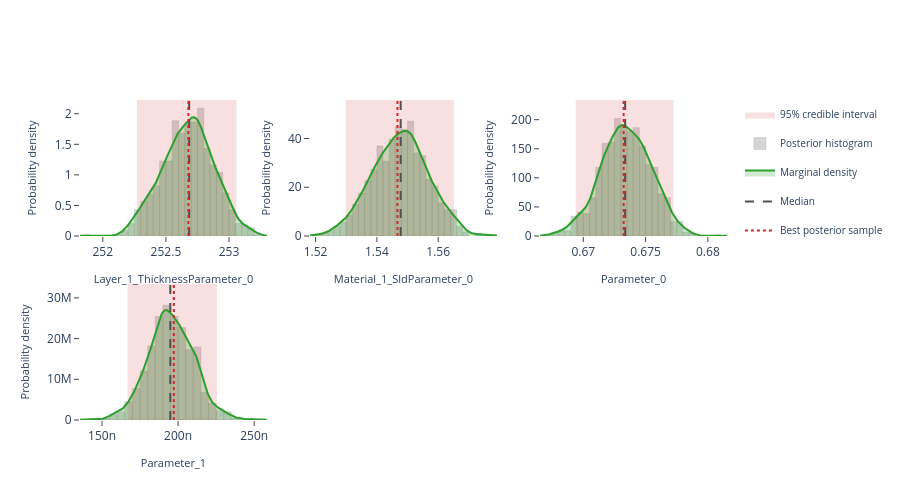

The notebook cell saved with this chart:
### Markdown cell above
## Interactive posterior plots

The next three cells render the same Plotly figures that are shown on the
Bayesian Posterior tab of the EasyReflectometryApp:

* **Marginals** — per-parameter distribution: histogram + smooth KDE marginal,
  shaded 95% credible interval, and median / best-sample lines
  (`plot_distribution` or `posterior.distribution()`)
* **Corner plot** — pairwise marginals + 2-D contours + scatter (`plot_corner`)
* **Traces** — per-chain trace + marginal histogram (`plot_trace`)

The standalone helpers are called with ``return_figure=True`` so they return a
Plotly ``Figure`` that we render in the notebook with ``fig.show()``; the
``PosteriorResults`` methods return the figure directly.

### Code cell
# ---- Marginal posterior distributions ---------------------------------------
# One panel per free parameter, each overlaying the posterior histogram, a
# smooth Gaussian-KDE marginal, the shaded 95% credible interval, and the
# median / best-sample reference lines.  Mirrors the "Marginals" sub-tab in
# the EasyReflectometryApp.

# The PosteriorResults method passes ``logp`` through automatically so the
# best posterior sample (MAP) line is drawn:
fig = posterior.distribution()
fig.show()

# Standalone equivalent (pass ``logp`` to get the best-sample line):
# fig = plot_distribution(
#     posterior.draws,
#     posterior.param_names,
#     logp=posterior.logp,
#     return_figure=True,
# )
# fig.show()

### Figure 1 — Plotly figure (JSON) as saved in the notebook; plotly's stock layout.template omitted (floating-point values rounded to 4 significant figures; data arrays with more than 128 entries replaced by an {"elided": "..."} marker saying what was removed)
{"data": [{"fill": "toself", "fillcolor": "rgba(214, 39, 40, 0.14)", "hoverinfo": "skip", "legendgroup": "95% credible interval", "line": {"color": "rgba(214, 39, 40, 0.14)", "width": 0}, "mode": "lines", "name": "95% credible interval", "showlegend": true, "type": "scatter", "x": [252.3, 253.1, 253.1, 252.3, 252.3], "xaxis": "x", "y": [0.0, 0.0, 2.225, 2.225, 0.0], "yaxis": "y"}, {"histnorm": "probability density", "hovertemplate": "sample=%{x:.4f}<br>density: %{y:.2f}<extra></extra>", "legendgroup": "histogram", "marker": {"color": "rgba(120, 120, 120, 0.38)", "line": {"color": "rgba(120, 120, 120, 0.24)", "width": 1}}, "name": "Posterior histogram", "nbinsx": 40, "opacity": 0.82, "showlegend": true, "type": "histogram", "x": {"elided": "880 float values"}, "xaxis": "x", "yaxis": "y"}, {"fill": "tozeroy", "fillcolor": "rgba(44, 160, 44, 0.22)", "hovertemplate": "Layer_1_ThicknessParameter_0: %{x:.4f}<br>density: %{y:.4f}<extra></extra>", "legendgroup": "marginal", "line": {"color": "rgb(44, 160, 44)", "width": 2}, "mode": "lines", "name": "Marginal density", "showlegend": true, "type": "scatter", "x": {"elided": "256 float values"}, "xaxis": "x", "y": {"elided": "256 float values"}, "yaxis": "y"}, {"hovertemplate": "Median: %{x:.4f}<extra></extra>", "legendgroup": "Median", "line": {"color": "rgb(80, 80, 80)", "dash": "dash", "width": 2}, "mode": "lines", "name": "Median", "showlegend": true, "type": "scatter", "x": [252.7, 252.7], "xaxis": "x", "y": [0.0, 2.225], "yaxis": "y"}, {"hovertemplate": "Best posterior sample: %{x:.4f}<extra></extra>", "legendgroup": "Best posterior sample", "line": {"color": "rgb(214, 39, 40)", "dash": "dot", "width": 2}, "mode": "lines", "name": "Best posterior sample", "showlegend": true, "type": "scatter", "x": [252.7, 252.7], "xaxis": "x", "y": [0.0, 2.225], "yaxis": "y"}, {"fill": "toself", "fillcolor": "rgba(214, 39, 40, 0.14)", "hoverinfo": "skip", "legendgroup": "95% credible interval", "line": {"color": "rgba(214, 39, 40, 0.14)", "width": 0}, "mode": "lines", "name": "95% credible interval", "showlegend": false, "type": "scatter", "x": [1.53, 1.565, 1.565, 1.53, 1.53], "xaxis": "x2", "y": [0.0, 0.0, 55.8, 55.8, 0.0], "yaxis": "y2"}, {"histnorm": "probability density", "hovertemplate": "sample=%{x:.4f}<br>density: %{y:.2f}<extra></extra>", "legendgroup": "histogram", "marker": {"color": "rgba(120, 120, 120, 0.38)", "line": {"color": "rgba(120, 120, 120, 0.24)", "width": 1}}, "name": "Posterior histogram", "nbinsx": 40, "opacity": 0.82, "showlegend": false, "type": "histogram", "x": {"elided": "880 float values"}, "xaxis": "x2", "yaxis": "y2"}, {"fill": "tozeroy", "fillcolor": "rgba(44, 160, 44, 0.22)", "hovertemplate": "Material_1_SldParameter_0: %{x:.4f}<br>density: %{y:.4f}<extra></extra>", "legendgroup": "marginal", "line": {"color": "rgb(44, 160, 44)", "width": 2}, "mode": "lines", "name": "Marginal density", "showlegend": false, "type": "scatter", "x": {"elided": "256 float values"}, "xaxis": "x2", "y": {"elided": "256 float values"}, "yaxis": "y2"}, {"hovertemplate": "Median: %{x:.4f}<extra></extra>", "legendgroup": "Median", "line": {"color": "rgb(80, 80, 80)", "dash": "dash", "width": 2}, "mode": "lines", "name": "Median", "showlegend": false, "type": "scatter", "x": [1.548, 1.548], "xaxis": "x2", "y": [0.0, 55.8], "yaxis": "y2"}, {"hovertemplate": "Best posterior sample: %{x:.4f}<extra></extra>", "legendgroup": "Best posterior sample", "line": {"color": "rgb(214, 39, 40)", "dash": "dot", "width": 2}, "mode": "lines", "name": "Best posterior sample", "showlegend": false, "type": "scatter", "x": [1.547, 1.547], "xaxis": "x2", "y": [0.0, 55.8], "yaxis": "y2"}, {"fill": "toself", "fillcolor": "rgba(214, 39, 40, 0.14)", "hoverinfo": "skip", "legendgroup": "95% credible interval", "line": {"color": "rgba(214, 39, 40, 0.14)", "width": 0}, "mode": "lines", "name": "95% credible interval", "showlegend": false, "type": "scatter", "x": [0.6694, 0.6772, 0.6772, 0.6694, 0.6694], "xaxis": "x3", "y": [0.0, 0.0, 233.9, 233.9, 0.0], "yaxis": "y3"}, {"histnorm": "probability density", "hovertemplate": "sample=%{x:.4f}<br>density: %{y:.2f}<extra></extra>", "legendgroup": "histogram", "marker": {"color": "rgba(120, 120, 120, 0.38)", "line": {"color": "rgba(120, 120, 120, 0.24)", "width": 1}}, "name": "Posterior histogram", "nbinsx": 40, "opacity": 0.82, "showlegend": false, "type": "histogram", "x": {"elided": "880 float values"}, "xaxis": "x3", "yaxis": "y3"}, {"fill": "tozeroy", "fillcolor": "rgba(44, 160, 44, 0.22)", "hovertemplate": "Parameter_0: %{x:.4f}<br>density: %{y:.4f}<extra></extra>", "legendgroup": "marginal", "line": {"color": "rgb(44, 160, 44)", "width": 2}, "mode": "lines", "name": "Marginal density", "showlegend": false, "type": "scatter", "x": {"elided": "256 float values"}, "xaxis": "x3", "y": {"elided": "256 float values"}, "yaxis": "y3"}, {"hovertemplate": "Median: %{x:.4f}<extra></extra>", "legendgroup": "Median", "line": {"color": "rgb(80, 80, 80)", "dash": "dash", "width": 2}, "mode": "lines", "name": "Median", "showlegend": false, "type": "scatter", "x": [0.6734, 0.6734], "xaxis": "x3", "y": [0.0, 233.9], "yaxis": "y3"}, {"hovertemplate": "Best posterior sample: %{x:.4f}<extra></extra>", "legendgroup": "Best posterior sample", "line": {"color": "rgb(214, 39, 40)", "dash": "dot", "width": 2}, "mode": "lines", "name": "Best posterior sample", "showlegend": false, "type": "scatter", "x": [0.6732, 0.6732], "xaxis": "x3", "y": [0.0, 233.9], "yaxis": "y3"}, {"fill": "toself", "fillcolor": "rgba(214, 39, 40, 0.14)", "hoverinfo": "skip", "legendgroup": "95% credible interval", "line": {"color": "rgba(214, 39, 40, 0.14)", "width": 0}, "mode": "lines", "name": "95% credible interval", "showlegend": false, "type": "scatter", "x": [1.668e-07, 2.256e-07, 2.256e-07, 1.668e-07, 1.668e-07], "xaxis": "x4", "y": [0.0, 0.0, 33410000.0, 33410000.0, 0.0], "yaxis": "y4"}, {"histnorm": "probability density", "hovertemplate": "sample=%{x:.4f}<br>density: %{y:.2f}<extra></extra>", "legendgroup": "histogram", "marker": {"color": "rgba(120, 120, 120, 0.38)", "line": {"color": "rgba(120, 120, 120, 0.24)", "width": 1}}, "name": "Posterior histogram", "nbinsx": 40, "opacity": 0.82, "showlegend": false, "type": "histogram", "x": {"elided": "880 float values"}, "xaxis": "x4", "yaxis": "y4"}, {"fill": "tozeroy", "fillcolor": "rgba(44, 160, 44, 0.22)", "hovertemplate": "Parameter_1: %{x:.4f}<br>density: %{y:.4f}<extra></extra>", "legendgroup": "marginal", "line": {"color": "rgb(44, 160, 44)", "width": 2}, "mode": "lines", "name": "Marginal density", "showlegend": false, "type": "scatter", "x": {"elided": "256 float values"}, "xaxis": "x4", "y": {"elided": "256 float values"}, "yaxis": "y4"}, {"hovertemplate": "Median: %{x:.4f}<extra></extra>", "legendgroup": "Median", "line": {"color": "rgb(80, 80, 80)", "dash": "dash", "width": 2}, "mode": "lines", "name": "Median", "showlegend": false, "type": "scatter", "x": [1.949e-07, 1.949e-07], "xaxis": "x4", "y": [0.0, 33410000.0], "yaxis": "y4"}, {"hovertemplate": "Best posterior sample: %{x:.4f}<extra></extra>", "legendgroup": "Best posterior sample", "line": {"color": "rgb(214, 39, 40)", "dash": "dot", "width": 2}, "mode": "lines", "name": "Best posterior sample", "showlegend": false, "type": "scatter", "x": [1.972e-07, 1.972e-07], "xaxis": "x4", "y": [0.0, 33410000.0], "yaxis": "y4"}], "layout": {"barmode": "overlay", "height": 500, "legend": {"font": {"size": 10}}, "plot_bgcolor": "white", "showlegend": true, "xaxis": {"anchor": "y", "domain": [0.0, 0.2889], "range": [251.8, 253.3], "showgrid": false, "ticks": "outside", "title": {"font": {"size": 11}, "text": "Layer_1_ThicknessParameter_0"}, "zeroline": false}, "xaxis2": {"anchor": "y2", "domain": [0.3556, 0.6444], "range": [1.518, 1.579], "showgrid": false, "ticks": "outside", "title": {"font": {"size": 11}, "text": "Material_1_SldParameter_0"}, "zeroline": false}, "xaxis3": {"anchor": "y3", "domain": [0.7111, 1.0], "range": [0.6665, 0.6815], "showgrid": false, "ticks": "outside", "title": {"font": {"size": 11}, "text": "Parameter_0"}, "zeroline": false}, "xaxis4": {"anchor": "y4", "domain": [0.0, 0.2889], "range": [1.355e-07, 2.584e-07], "showgrid": false, "ticks": "outside", "title": {"font": {"size": 11}, "text": "Parameter_1"}, "zeroline": false}, "xaxis5": {"anchor": "y5", "domain": [0.3556, 0.6444], "showgrid": false, "ticks": "outside", "zeroline": false}, "xaxis6": {"anchor": "y6", "domain": [0.7111, 1.0], "showgrid": false, "ticks": "outside", "zeroline": false}, "yaxis": {"anchor": "x", "domain": [0.575, 1.0], "range": [0.0, 2.225], "showgrid": false, "ticks": "outside", "title": {"font": {"size": 11}, "text": "Probability density"}, "zeroline": false}, "yaxis2": {"anchor": "x2", "domain": [0.575, 1.0], "range": [0.0, 55.8], "showgrid": false, "ticks": "outside", "title": {"font": {"size": 11}, "text": "Probability density"}, "zeroline": false}, "yaxis3": {"anchor": "x3", "domain": [0.575, 1.0], "range": [0.0, 233.9], "showgrid": false, "ticks": "outside", "title": {"font": {"size": 11}, "text": "Probability density"}, "zeroline": false}, "yaxis4": {"anchor": "x4", "domain": [0.0, 0.425], "range": [0.0, 33410000.0], "showgrid": false, "ticks": "outside", "title": {"font": {"size": 11}, "text": "Probability density"}, "zeroline": false}, "yaxis5": {"anchor": "x5", "domain": [0.0, 0.425], "showgrid": false, "ticks": "outside", "zeroline": false}, "yaxis6": {"anchor": "x6", "domain": [0.0, 0.425], "showgrid": false, "ticks": "outside", "zeroline": false}}}
